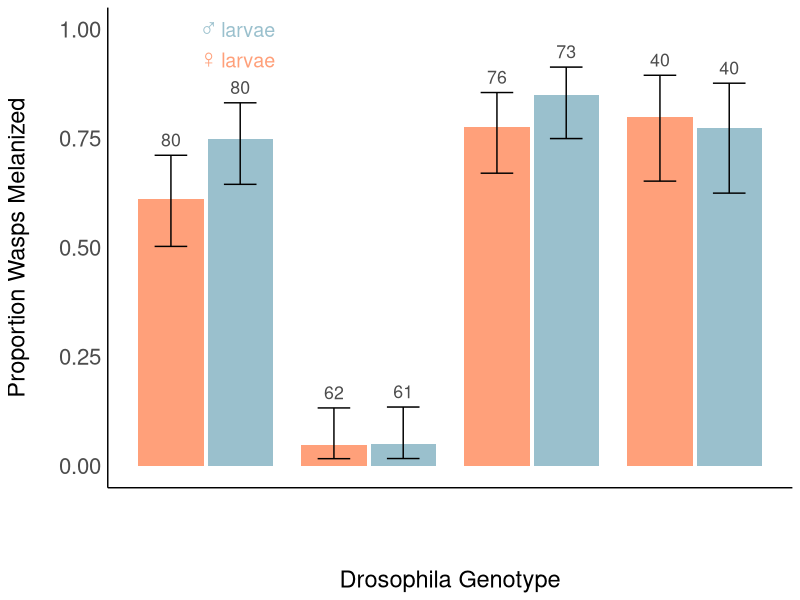

R code for this plot: (Note: this script raises an error after producing the figure.)
library(ggplot2)
library(plyr)
library(Hmisc)
library(lme4)
library(multcomp)

setwd(dirname(rstudioapi::getActiveDocumentContext()$path))

data = read.csv('DGRP_Dominance_Results_Combined.csv', header=T, fileEncoding="UTF-8-BOM")
head(data)
data$ID=as.factor(paste(data$Female,'x',data$Male))

### all the different DGRP crosses that were analysed
data$ID=factor(data$ID, levels=c("437 x 437", "892 x 892", "437 x 892","892 x 437", 
                                 "566 x 566", "566 x 892", "892 x 566", 
                                 "589 x 589", "748 x 748", "589 x 748", "748 x 589"))
#remove unparasitised larvae
data = data[which(!data$Resistance_Phenotype=="<NA>"),]

#calculate Resistance as a proportion of resistant larvae per sample
data_summary = ddply(data,.(Cross_Type,ID,Sex),  summarise,
                     Proportion_Resistance = sum(Resistance_Phenotype=='Resistant')/(sum(Resistance_Phenotype=='Resistant')+sum(Resistance_Phenotype=='Susceptible')),
                     Lower_Confidence_Interval_Value = binconf(x=sum(Resistance_Phenotype=='Resistant'), n=(sum(Resistance_Phenotype=='Resistant')+sum(Resistance_Phenotype=='Susceptible')), alpha=0.05, method='wilson')[2],
                     Upper_Confidence_Interval_Value = binconf(x=sum(Resistance_Phenotype=='Resistant'), n=(sum(Resistance_Phenotype=='Resistant')+sum(Resistance_Phenotype=='Susceptible')), alpha=0.05, method='wilson')[3],
                     total=(sum(Resistance_Phenotype=='Resistant')+sum(Resistance_Phenotype=='Susceptible')))




######### To plot data
data2=data_summary[data_summary$ID %in% c("437 x 437", "892 x 892", "437 x 892",  "892 x 437"),]

p1 = ggplot(data2, aes(x=ID, y=Proportion_Resistance,ymin=Lower_Confidence_Interval_Value, ymax=Upper_Confidence_Interval_Value,fill=Sex))+
  geom_bar(stat='identity', 
                    width=0.8,position=position_dodge(width=0.85))+
  geom_errorbar( width=.4,position=position_dodge(width=0.85))+ 
  
  ylim(0,1)+
  guides(fill=FALSE)+
  theme_bw()+
  scale_fill_manual(values=c("Male"="lightblue3","Female"="lightsalmon"))+
  theme(panel.grid = element_blank())+
  theme(panel.border =element_blank())+
  theme(axis.line = element_line(colour="black"))+
    theme(axis.text.x = element_text(angle = 0, hjust = 1))+
  ylab('Proportion Wasps Melanized\n')+
  xlab('\n\nDrosophila Genotype')+
  annotate('text', x = 1.2, y = 0.93, label = "\u2640 larvae",colour="lightsalmon",size=5)+
  annotate('text', x = 1.2, y = 1, label = "\u2642 larvae",colour="lightblue3",size=5)+
  geom_text(aes(x=ID,y=Upper_Confidence_Interval_Value+0.035, label=total), size=4.5,colour = "grey30",position=position_dodge(width=0.85))+
  theme(axis.text=element_text(size=16)) +
  theme(axis.title = element_text(size = 17))  + 
  theme(axis.text.x = element_text(colour ="white")) +
  theme(axis.ticks = element_blank())
  


#use this to embed male and female symbols in pdf. Think only works on mac (?)
p1
quartz.save(type = "pdf", file="autosomal_dominant.pdf",height=5,width=3.6)



#cartoon of chromosomes

space=0.2
s=0.28

ax=c(1,2+s,4,5+s,7,8+s,10,11+s)
Fem_ax=ax[c(1,3,5,7)]

x=c(4,4,4,
    8,8,8,
    4,8,4,
    4,8,8)
aut=c(4,4,4,4,
      8,8,8,8,
      4,8,4,8,
      4,8,4,8)


pdf(file='chromosome cartoon2.pdf',height=4,width=7.3)
par(bg = "white") 
plot(NULL, xlim=c(0,13), ylim=c(-1,3), ylab="y label", xlab="x lablel")


#X chromsomes
ax2=sort(c(ax,Fem_ax+space))
for (i in 1:length(ax2)){
  colour=ifelse(x[i]==4,"red","blue")
  lines(x=c(ax2[i],ax2[i]),y=c(2,2.5),col=colour,lwd=5)
}
#2 chromsomes
ax2=sort(c(ax,ax+space))
for (i in 1:length(ax2)){
  colour=ifelse(aut[i]==4,"red","blue")
  lines(x=c(ax2[i],ax2[i]),y=c(1,1.7),col=colour,lwd=5)
}
#3 chromsomes
ax2=sort(c(ax,ax+space))
for (i in 1:length(ax2)){
  colour=ifelse(aut[i]==4,"red","blue")
  lines(x=c(ax2[i],ax2[i]),y=c(0,0.7),col=colour,lwd=5)
}



text(0,2.3,'X',cex=3)
text(0,1.32,'2',cex=3)
text(0,0.35,'3',cex=3)
text(12.7,2,'437',col='red',cex=2.5)
text(12.7,0.5,'892',col='blue',cex=2.5)

dev.off()
### Stats to test effect of cross on encapsulation
data_comb1 <- data[data$ID %in% c("437 x 437", "892 x 892", "437 x 892", "892 x 437"),]
data_comb1 <- droplevels(data_comb1)
data_comb1$Replica_ID = paste(data_comb1$Replica,data_comb1$Dissection_Date, sep=',' )
glmer_model_comb<-glmer(data=data_comb1, as.factor(Resistance_Phenotype)~ID+Sex+(1|Replica_ID)+(1|Dissection_Date),family="binomial")
summary(glmer_model_comb)
#dissection date explains no variance- remove from model
glmer_model_comb1<-glmer(data=data_comb1, as.factor(Resistance_Phenotype)~ID+Sex+(1|Replica_ID),family="binomial")

glmer_model_comb1_2 <-glmer(data=data_comb1, as.factor(Resistance_Phenotype)~ID+(1|Replica_ID),family="binomial")

anova(glmer_model_comb1,glmer_model_comb1_2)

summary(glmer_model_comb1)
summary(glht(glmer_model_comb1, linfct = mcp(ID = "Tukey")), test = adjusted("holm"))
